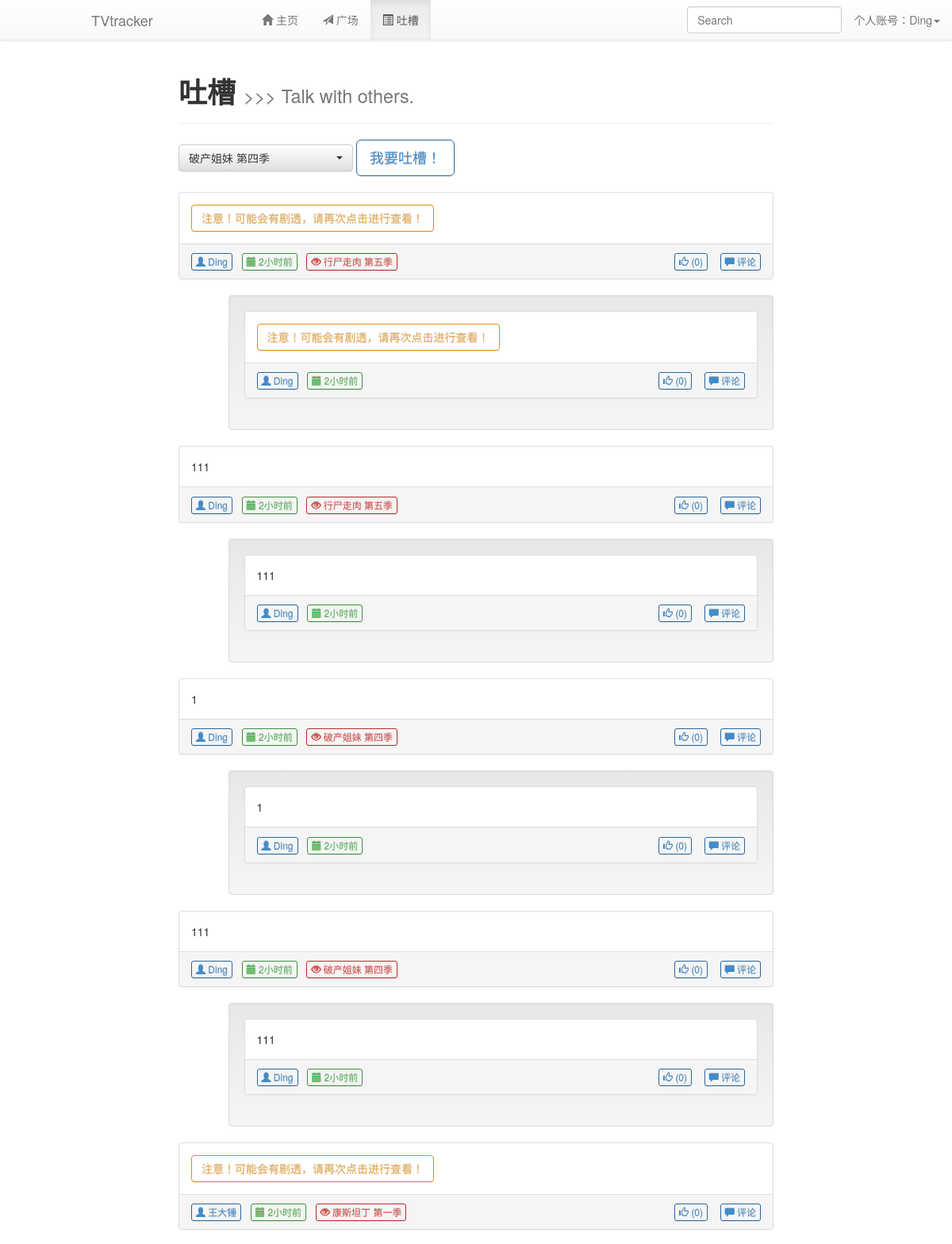
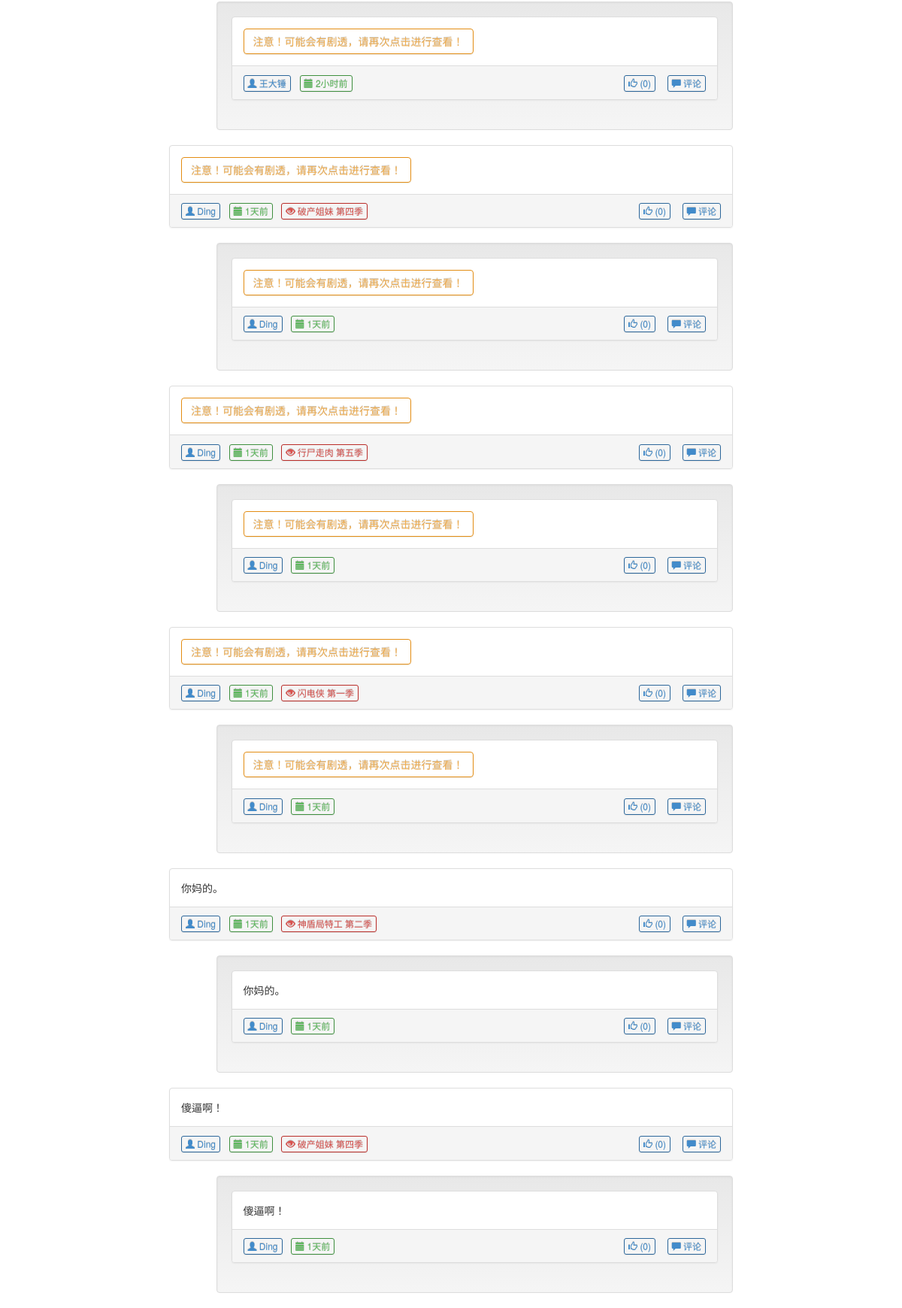
The app's page /talk (signed in) with its own data (2 pictures, top to bottom).
### tables this page shows
CREATE TABLE tracking (
    id integer primary key autoincrement,
    tvname text not null,
    userid integer not null,
    epnum integer not null default 0,
    end integer not null default 0
);

CREATE TABLE [discuss] ([id] integer PRIMARY KEY AUTOINCREMENT, [name1] text NOT NULL, [name2] text, [time] integer NOT NULL, [warning] integer NOT NULL DEFAULT(0), [level] integer NOT NULL DEFAULT '0', [content] text NOT NULL, [replyid] INTEGER, [tvname] TEXT NOT NULL);

### application.py (the view)
@app.route('/talk')
def talkPage():
    if session.get('logged_in'):
        user = query_db('select * from user where username = ?', [session['username']], one=True)
        tracking = query_db('select tvname, epnum from tracking where userid = ?', [user['id']])
        if tracking:
            sql = 'select * from discuss where tvname = ?' + ' or tvname = ?' * (len(tracking)-1)
            talk = query_db(sql+' limit 30', [i['tvname'] for i in tracking])
            talk.reverse()
            for i in talk:
                i['time'] = delta_T(i['time'])
            return render_template('talkPage.html', user = user, tracking = tracking, talk = talk)
        else:
            return render_template('talkPage.html', user = user, tracking = False)
    else:
        return redirect(url_for('welcome'))

### application.py (called while the page is built)
def connect_db():
    return sqlite3.connect(app.config['DATABASE'])

@app.before_request
def before_request():
    g.db = connect_db()

@app.teardown_request
def teardown_request(exception):
    g.db.close()

def query_db(query, args=(), one=False):
    cur = g.db.execute(query, args)
    rv = [dict((cur.description[idx][0], value)
               for idx, value in enumerate(row)) for row in cur.fetchall()]
    return (rv[0] if rv else None) if one else rv

def delta_T(t):
    d1 = time.gmtime()
    d2 = time.gmtime(t)
    s = ''
    if d1.tm_year - d2.tm_year == 0:
        if d1.tm_mon - d2.tm_mon == 0:
            if d1.tm_mday - d2.tm_mday == 0:
                if d1.tm_hour - d2.tm_hour == 0:
                    if d1.tm_min - d2.tm_min == 0:
                        s = str(d1.tm_sec-d2.tm_sec)+u'秒前'
                    else:
                        s = str(d1.tm_min-d2.tm_min)+u'分钟前'
                else:
                    s = str(d1.tm_hour-d2.tm_hour)+u'小时前'
            else:
                s = str(d1.tm_mday-d2.tm_mday)+u'天前'
        else:
            s = str(d1.tm_mon-d2.tm_mon)+u'月前'
    else:
        s = str(d1.tm_year-d2.tm_year)+u'年前'
    return s

### templates/talkPage.html (shortened to what this page needs)
{% extends "dashboard.html" %}
{% block body %}
    <div class="page-header">
        <h1><b>吐槽</b> <small>>>> Talk with others.</small></h1>
    </div>
    <link rel="stylesheet" type="text/css" href="{{ url_for('static', filename='bootstrap-select.min.css') }}">
    {% if tracking %}
    <form method="POST" action="{{ url_for('postTalk') }}">
        <select name="tv" class="selectpicker">
            {% for i in tracking %}
                <option>{{ i.tvname }}</option>
            {% endfor %}
        </select>
        <button type="button" class="btn btn-primary btn-outline btn-lg" data-toggle="modal" data-target="#talkModal">
            我要吐槽！
        </button>
    </form>
    {% else %}
        <p>你没有任何追剧记录，没啥可吐槽的呦！</p>
    {% endif %}
    <br />
    {% for i in talk %}
        <div class="panel panel-default">
            <div class="panel-body">
                {% if i.warning %}
                    <a class="btn btn-warning btn-outline" onclick="$(this).hide();$('.{{ i.id }}con').fadeIn();">注意！可能会有剧透，请再次点击进行查看！</a>
                    {% else %}
                    <div>{{ i.content }}</div>
                {% endif %}
            </div>
            <div class="panel-footer">
                <a class="btn btn-xs btn-primary btn-outline" href='{{ url_for('viewUser') }}?user={{ i.name1 }}'><span class="glyphicon glyphicon-user"></span> {{ i.name1 }}</a>&nbsp;&nbsp;
                <span class="btn btn-xs btn-success btn-outline"><span class="glyphicon glyphicon-calendar"></span> {{ i.time }}</span>&nbsp;&nbsp;
                <span class="btn btn-xs btn-danger btn-outline"><span class="glyphicon glyphicon-eye-open"></span> {{ i.tvname }}</span>
                <div class="pull-right">
                    <a class="btn btn-xs btn-primary btn-outline"><span class="glyphicon glyphicon-thumbs-up"></span> (0)</a> &nbsp;&nbsp;
                    <a class="btn btn-xs btn-primary btn-outline"><span class="glyphicon glyphicon-comment"></span> 评论</a>
                </div>
            </div>
        </div>
        <div class="well col-md-offset-1">
            <div class="panel panel-default">
                <div class="panel-body">
                    {% if i.warning %}
                        <a class="btn btn-warning btn-outline" onclick="$(this).hide();$('.{{ i.id }}con').fadeIn();">注意！可能会有剧透，请再次点击进行查看！</a>
                        {% else %}
                        <div>{{ i.content }}</div>
                    {% endif %}
                </div>
                <div class="panel-footer">
                    <a class="btn btn-xs btn-primary btn-outline" href='{{ url_for('viewUser') }}?user={{ i.name1 }}'><span class="glyphicon glyphicon-user"></span> {{ i.name1 }}</a>&nbsp;&nbsp;
                    <span class="btn btn-xs btn-success btn-outline"><span class="glyphicon glyphicon-calendar"></span> {{ i.time }}</span>
                    <div class="pull-right">
                        <a class="btn btn-xs btn-primary btn-outline"><span class="glyphicon glyphicon-thumbs-up"></span> (0)</a> &nbsp;&nbsp;
                        <a class="btn btn-xs btn-primary btn-outline"><span class="glyphicon glyphicon-comment"></span> 评论</a>
                    </div>
                </div>
            </div>
        </div>
    {% endfor %}
{% endblock %}

### templates/talkPage.html (style rules this page uses)
.btn-outline { background-color: transparent; background-image: none; color: inherit; transition: all .5s; }
.btn-primary.btn-outline { color: #428bca; }
.btn-success.btn-outline { color: #5cb85c; }
.btn-warning.btn-outline { color: #f0ad4e; }
.btn-danger.btn-outline { color: #d9534f; }
.well { margin-top: 0; }

### records on screen
tracking: tvname "破产姐妹 第四季"
discuss: name1 "Ding", time "2小时前", tvname "行尸走肉 第五季"
discuss: content "111", name1 "Ding", time "2小时前", tvname "行尸走肉 第五季"
discuss: content "1", name1 "Ding", time "2小时前", tvname "破产姐妹 第四季"
discuss: content "111", name1 "Ding", time "2小时前", tvname "破产姐妹 第四季"
discuss: name1 "王大锤", time "2小时前", tvname "康斯坦丁 第一季"
discuss: name1 "Ding", time "1天前", tvname "破产姐妹 第四季"
discuss: name1 "Ding", time "1天前", tvname "行尸走肉 第五季"
discuss: name1 "Ding", time "1天前", tvname "闪电侠 第一季"
discuss: content "你妈的。", name1 "Ding", time "1天前", tvname "神盾局特工 第二季"
discuss: content "傻逼啊！", name1 "Ding", time "1天前", tvname "破产姐妹 第四季"

### other values on screen
{{ session['username'] }} "Ding"
